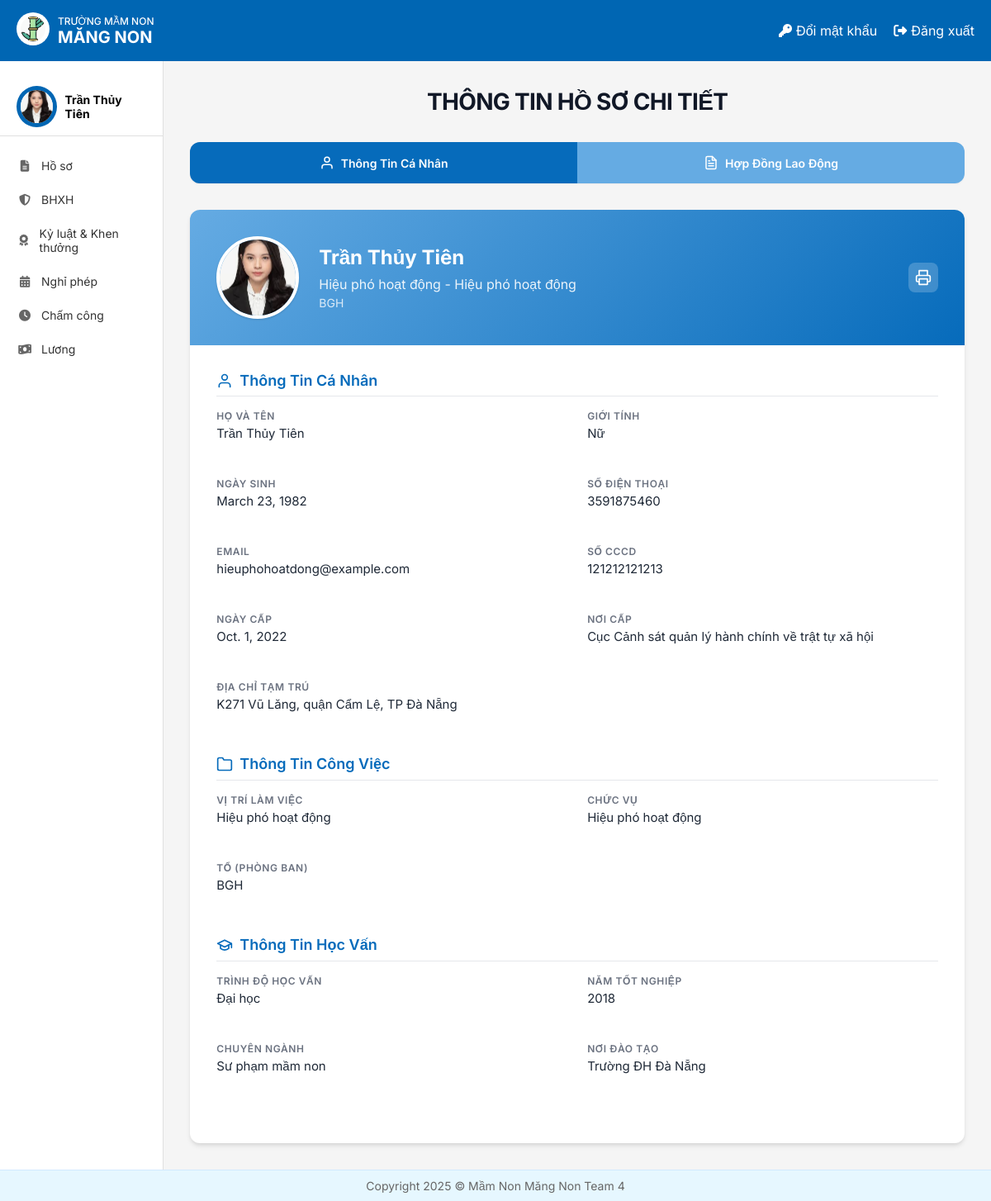
Before: /nvhosochitiet/ (signed in) with the older database file.
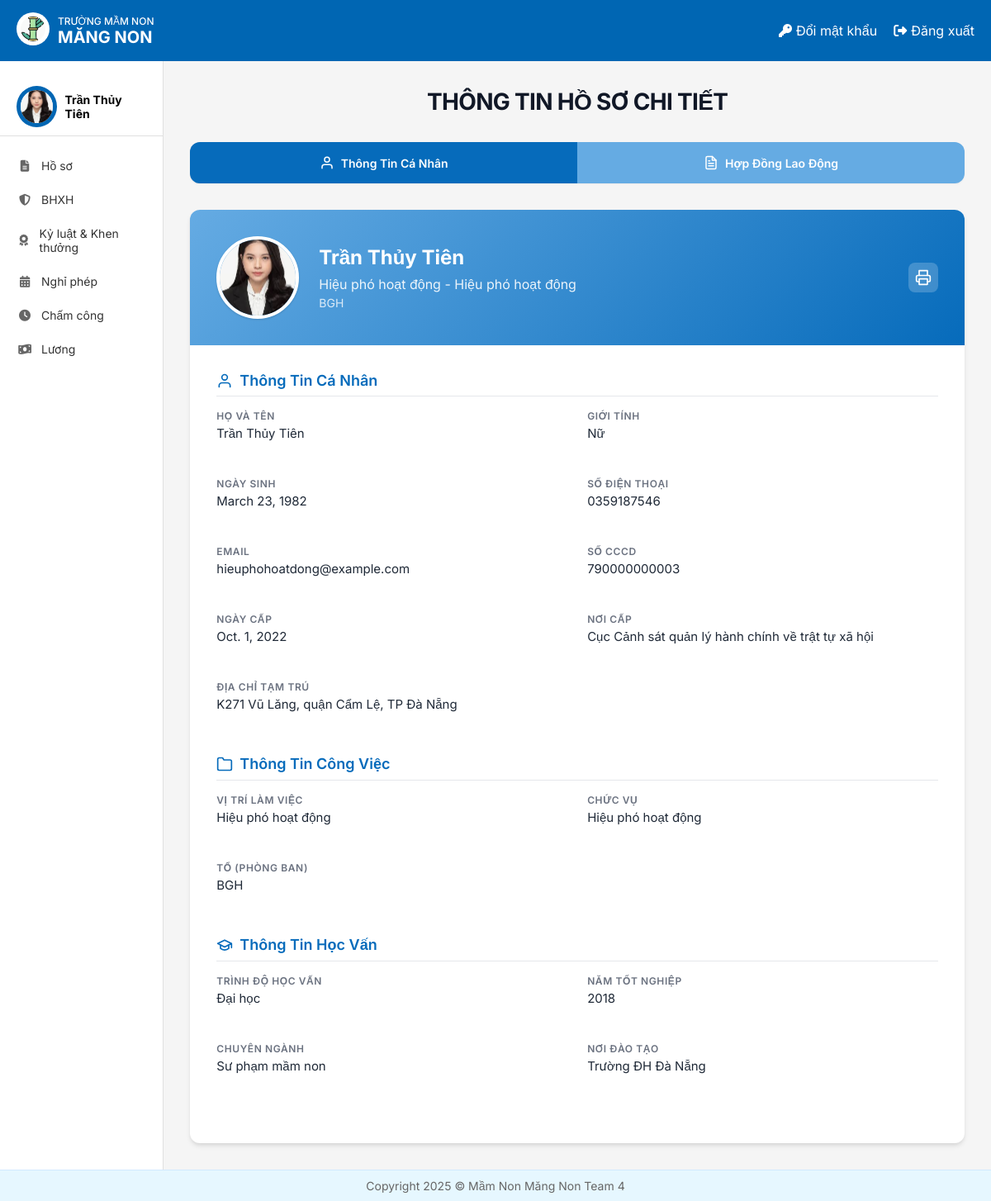
After: the same page with the newer database file.
### HOME/models.py (models this page shows, shortened)
class NhanVien(models.Model):
 user = models.OneToOneField(User, on_delete=models.CASCADE, unique=True, null=False, related_name='nhanvien_home')
 ten_nv = models.CharField(max_length=100)
 anh_ca_nhan = models.ImageField(upload_to='nhanvien/', null=True, blank=True)
 gioi_tinh = models.CharField(max_length=10, choices=[('2', 'Nam'), ('1', 'Nữ')],default='1')
 ngay_sinh = models.DateField(null=True)
 vi_tri_cong_viec = models.CharField(max_length=100, blank=True, null=True)
 to_phong_ban = models.CharField(max_length=50, choices=TO_PHONG_BAN_CHOICES)
 trinh_do_hoc_van = models.CharField(max_length=50, choices=TRINH_DO_HOC_VAN_CHOICES)
 chuyen_nganh = models.CharField(max_length=100, null=True)
 noi_dao_tao = models.CharField(max_length=100)
 nam_tn = models.IntegerField(null=True)
 ngay_cap = models.DateField(null=True)
 noi_cap = models.CharField(max_length=100)
 dia_chi_tam_tru = models.TextField(null=True)
 chuc_vu = models.CharField(max_length=150, null=True)
 so_dien_thoai = models.CharField(
     max_length=10,
     unique=True)
 email = models.EmailField(unique=True, max_length=50, null=True)
 so_cccd = models.CharField(
     max_length=12,
     unique=True
 )
 phu_caps = models.ManyToManyField(PhuCap, through='PhuCapNhanVien',blank=True)
 class Meta:
     db_table = 'HOME_nhanvien'

### HoSo/views.py (the view)
# urls.py: path('nvhosochitiet/', nv_hosochitiet, name="NVXemHoSo"),
@login_required
def nv_hosochitiet(request):
    nhan_vien = get_object_or_404(NhanVien, user=request.user)
    hop_dong = HopDongLaoDong.objects.filter(nhan_vien=nhan_vien).first()
    context = {
        'nhan_vien': nhan_vien,
        'hop_dong': hop_dong,
    }
    return render(request, 'HoSo/nv_hosochitiet.html', context)

### templates/HoSo/nv_hosochitiet.html (shortened to what this page needs)
{% extends "home.html" %}
{% load static %}
{% block page_background %}
<div class="profile-page">
  <div class="page-header">
    <h1 class="page-title">THÔNG TIN HỒ SƠ CHI TIẾT</h1>
  </div>
  <div class="tab-navigation">
    <a href="{% url 'NVXemHoSo' %}" class="tab-link active">
      <svg class="tab-icon" viewBox="0 0 24 24" fill="none" stroke="currentColor" stroke-width="2" stroke-linecap="round" stroke-linejoin="round">
        <path d="M20 21v-2a4 4 0 0 0-4-4H8a4 4 0 0 0-4 4v2"></path>
        <circle cx="12" cy="7" r="4"></circle>
      </svg>
      Thông Tin Cá Nhân
    </a>
    <a href="{% url 'NVXemHoSoHDLD' %}" class="tab-link inactive">
      Hợp Đồng Lao Động
    </a>
  </div>
  <div class="profile-card">
    <div class="profile-header">
      <img src="{{ nhan_vien.anh_ca_nhan.url }}" alt="Ảnh cá nhân" class="profile-avatar">
      <div class="profile-info">
        <h2 class="profile-name">{{ nhan_vien.ten_nv }}</h2>
        <p class="profile-position">{{ nhan_vien.vi_tri_cong_viec }} - {{ nhan_vien.chuc_vu }}</p>
        <p class="profile-department">{{ nhan_vien.to_phong_ban }}</p>
      </div>
      <div class="profile-actions">
        <button class="action-button" title="In hồ sơ" onclick="window.print()">
        </button>
      </div>
    </div>
    <div class="profile-content">
      <div class="profile-section">
        <h3 class="section-title">
          <svg class="section-icon" viewBox="0 0 24 24" fill="none" stroke="currentColor" stroke-width="2" stroke-linecap="round" stroke-linejoin="round">
            <path d="M20 21v-2a4 4 0 0 0-4-4H8a4 4 0 0 0-4 4v2"></path>
            <circle cx="12" cy="7" r="4"></circle>
          </svg>
          Thông Tin Cá Nhân
        </h3>
        <div class="profile-grid">
          <div class="profile-field">
            <div class="field-label">Họ và tên</div>
            <div class="field-value">{{ nhan_vien.ten_nv }}</div>
          </div>
          <div class="profile-field">
            <div class="field-label">Giới tính</div>
            <div class="field-value">{{ nhan_vien.get_gioi_tinh_display }}</div>
          </div>
          <div class="profile-field">
            <div class="field-label">Ngày sinh</div>
            <div class="field-value">{{ nhan_vien.ngay_sinh }}</div>
          </div>
          <div class="profile-field">
            <div class="field-label">Số điện thoại</div>
            <div class="field-value">{{ nhan_vien.so_dien_thoai }}</div>
          </div>
          <div class="profile-field">
            <div class="field-label">Email</div>
            <div class="field-value">{{ nhan_vien.email }}</div>
          </div>
          <div class="profile-field">
            <div class="field-label">Số CCCD</div>
            <div class="field-value">{{ nhan_vien.so_cccd }}</div>
          </div>
          <div class="profile-field">
            <div class="field-label">Ngày cấp</div>
            <div class="field-value">{{ nhan_vien.ngay_cap }}</div>
          </div>
          <div class="profile-field">
            <div class="field-label">Nơi cấp</div>
            <div class="field-value">{{ nhan_vien.noi_cap }}</div>
          </div>
          <div class="profile-field" style="grid-column: 1 / -1;">
            <div class="field-label">Địa chỉ tạm trú</div>
            <div class="field-value">{{ nhan_vien.dia_chi_tam_tru }}</div>
          </div>
        </div>
      </div>
      <div class="profile-section">
        <h3 class="section-title">
          <svg class="section-icon" viewBox="0 0 24 24" fill="none" stroke="currentColor" stroke-width="2" stroke-linecap="round" stroke-linejoin="round">
            <path d="M22 19a2 2 0 0 1-2 2H4a2 2 0 0 1-2-2V5a2 2 0 0 1 2-2h5l2 3h9a2 2 0 0 1 2 2z"></path>
          </svg>
          Thông Tin Công Việc
        </h3>
        <div class="profile-grid">
          <div class="profile-field">
            <div class="field-label">Vị trí làm việc</div>
            <div class="field-value">{{ nhan_vien.vi_tri_cong_viec }}</div>
          </div>
          <div class="profile-field">
            <div class="field-label">Chức vụ</div>
            <div class="field-value">{{ nhan_vien.chuc_vu }}</div>
          </div>
          <div class="profile-field">
            <div class="field-label">Tổ (Phòng ban)</div>
            <div class="field-value">{{ nhan_vien.to_phong_ban }}</div>
          </div>
        </div>
      </div>
      <div class="profile-section">
        <h3 class="section-title">
          <svg class="section-icon" viewBox="0 0 24 24" fill="none" stroke="currentColor" stroke-width="2" stroke-linecap="round" stroke-linejoin="round">
            <path d="M22 10v6M2 10l10-5 10 5-10 5z"></path>
            <path d="M6 12v5c3 3 9 3 12 0v-5"></path>
          </svg>
          Thông Tin Học Vấn
        </h3>
        <div class="profile-grid">
          <div class="profile-field">
            <div class="field-label">Trình độ học vấn</div>
            <div class="field-value">{{ nhan_vien.trinh_do_hoc_van }}</div>
          </div>
          <div class="profile-field">
            <div class="field-label">Năm tốt nghiệp</div>
            <div class="field-value">{{ nhan_vien.nam_tn }}</div>
          </div>
          <div class="profile-field">
            <div class="field-label">Chuyên ngành</div>
            <div class="field-value">{{ nhan_vien.chuyen_nganh }}</div>
          </div>
          <div class="profile-field">
            <div class="field-label">Nơi đào tạo</div>
            <div class="field-value">{{ nhan_vien.noi_dao_tao }}</div>
          </div>
        </div>
      </div>
    </div>
  </div>
</div>
<link rel="stylesheet" href="{% static 'css/NV_hosochitiet.css' %}">
{% endblock %}

### templates/home.html (shortened to what this page needs)
<!DOCTYPE html>
{% load static %}
<html lang="vi">
<head>
    <link rel="stylesheet" href="{% static 'css/style.css' %}">
    <link rel="stylesheet" href="https://cdnjs.cloudflare.com/ajax/libs/font-awesome/6.4.0/css/all.min.css">
</head>
<body>
    <div class="container">
        <header class="header">
            <div class="logo-container">
                <a href="{% url 'home' %}">
                    <img src="{% static 'images/logo.jpg' %}" alt="Logo" class="logo-img">
                </a>
                <div class="logo-text">
                    <div class="school-type">TRƯỜNG MẦM NON</div>
                    <div class="school-name"><b>MĂNG NON</b></div>
                </div>
            </div>
            <div class="header-actions">
                <a href="{% url 'change_password' %}" class="header-link">
                    <i class="fas fa-key"></i> Đổi mật khẩu
                </a>
                <a href="{% url 'logout' %}" class="header-link">
                    <i class="fas fa-sign-out-alt"></i> Đăng xuất
                </a>
            </div>
        </header>
        <div class="content">
            <aside class="sidebar">
                <div class="user-profile">
                    <div class="avatar">
                        <img src="{{ nhan_vien.anh_ca_nhan.url }}" alt="User Avatar">
                    </div>
                    <div class="user-info">
                        {% if request.user.is_authenticated %}
                            <div class="user-name">{{ nhan_vien.ten_nv }}</div>
                        {% endif %}
                    </div>
                </div>
                <nav class="sidebar-nav">
                    <a href="{% url 'Redirect_hoso_view' %}" class="nav-item"><i class="fas fa-file-alt"></i> Hồ sơ</a>
                    <a href="{% url 'redirectBHXH' %}" class="nav-item"><i class="fas fa-shield-alt"></i> BHXH</a>
                    <a href="{% url 'ky_luat_khen_thuong' %}" class="nav-item"><i class="fas fa-award"></i> Kỷ luật & Khen thưởng</a>
                    <a href="{% url 'DanhSachNP_redirect' %}" class="nav-item"><i class="fas fa-calendar-alt"></i> Nghỉ phép</a>
                    <a href="{% url 'cham_cong' %}" class="nav-item"><i class="fas fa-clock"></i> Chấm công</a>
                    <a href="{% url 'chuyen_huong_luong' %}" class="nav-item"><i class="fas fa-money-bill-wave"></i> Lương</a>
                </nav>
            </aside>
            {% block page_background %}{% endblock %}
        </div>
        <footer class="footer">
            <p>Copyright 2025 © Mầm Non Măng Non Team 4</p>
        </footer>
    </div>
</body>
</html>

### static/css/style.css (style rules this page uses)
* { margin: 0; padding: 0; box-sizing: border-box; font-family: 'Inter', sans-serif; }
body { background-color: #f5f5f5; }
.container { display: flex; flex-direction: column; min-height: 100vh; }
.header { background-color: #0066b3; color: white; padding: 15px 20px; display: flex; justify-content: space-between; align-items: center; }
.logo-container { display: flex; align-items: center; }
.logo-img { width: 40px; height: 40px; margin-right: 10px; background-color: white; border-radius: 50%; padding: 5px; }
.logo-text { display: flex; flex-direction: column; }
.school-type { font-size: 12px; font-weight: 500; }
.school-name { font-size: 20px; font-weight: bold; }
.header-actions { display: flex; gap: 20px; }
.header-link { color: white; text-decoration: none; display: flex; align-items: center; gap: 5px; }
.content { display: flex; flex: 1; }
.sidebar { width: 240px; background-color: white; border-right: 1px solid #e0e0e0; padding: 20px 0; }
.user-profile { display: flex; align-items: center; padding: 10px 20px; border-bottom: 1px solid #e0e0e0; margin-bottom: 15px; }
.avatar { width: 50px; height: 50px; border-radius: 50%; overflow: hidden; margin-right: 10px; border: 5px solid #0066b3; }
.avatar img { width: 100%; height: 100%; object-fit: cover; }
.user-info { display: flex; flex-direction: column; }
.user-name { font-weight: bold; font-size: 14px; }
.sidebar-nav { display: flex; flex-direction: column; }
.nav-item { padding: 12px 20px; color: #333; text-decoration: none; display: flex; align-items: center; gap: 10px; font-size: 14px; transition: background-color 0.2s; }
.nav-item i { width: 20px; text-align: center; color: #666; }
.footer { background-color: #e6f7ff; padding: 10px 20px; text-align: center; color: #666; font-size: 14px; border-top: 1px solid #d1e9ff; margin-top: auto; z-index: 2; }

Changed rows visible on the page:
changed NhanVien "Trần Thủy Tiên": so_dien_thoai "3591875460" → "0359187546"; so_cccd "121212121213" → "790000000003"
